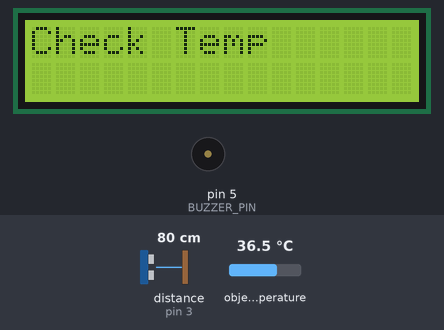
Bench run of a sketch on a simulated Arduino Uno, built with avr-gcc and run on an emulated ATmega328P. On the bench: 16×2 character LCD, buzzer (waves = sounding). The inputs (shaded band) are chosen by the test bench; at power-on: distance to the obstacle (sensor on pin 3) 80 cm, object temperature 36.5 °C.

Above: at 1.2 s.
1.3 s: distance to the obstacle (sensor on pin 3) set to 11 cm
4.3 s: distance to the obstacle (sensor on pin 3) set to 8 cm
At 7.4 s:
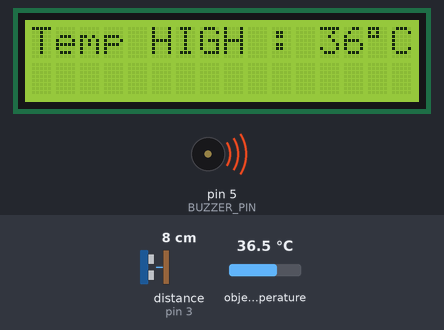
At 10.6 s:
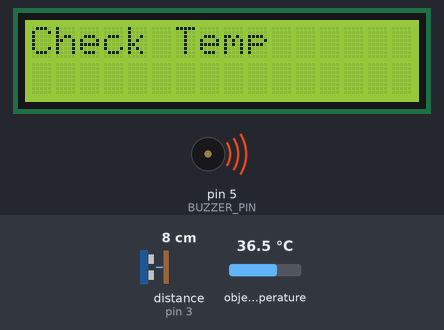
Timing chart, 0 to 12.1 s (numbered marks = the images above; inputs shaded):
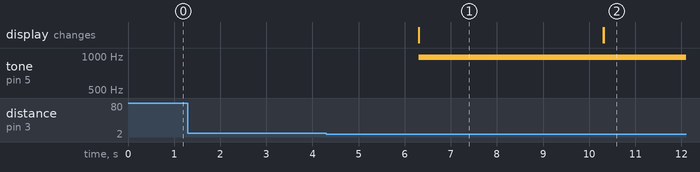

Measured:
- the behaviour switches between 10 and 9 cm on distance to the obstacle (sensor on pin 3) (found by bisection; images 0 and 1)
- after the input at 1.3 s, every drawn part: stays the same
- after the input at 4.3 s, tone on pin 5 (BUZZER_PIN): silent → 977 Hz after 2.0 s; the display: changes after 2.0 s (image 1)
- what the display in image 1 shows lasts 4.0 s, from 6.3 s to 10.3 s

The sketch:

temperature_sensor_with_LCD.ino
```cpp
#include <NewPing.h>
#include <Adafruit_MLX90614.h>
#include <LiquidCrystal.h>
#define BUZZER_PIN 5
#define CUT_OFF_TEMPERATURE 25 //This is temperature in degreeC
#define DISTANCE_TO_CHECK 10 //This is in cm
NewPing ultrasonicSensor(2,3,400); //Ultrasonic sensor pins
Adafruit_MLX90614 mlx = Adafruit_MLX90614();
const int rs = 8, en = 9, d4 = 10, d5 = 11, d6 = 12, d7 = 13;
LiquidCrystal lcd(rs, en, d4, d5, d6, d7);
void setup()
{
 lcd.begin(16, 2);
 lcd.clear();

 analogWrite(BUZZER_PIN, 0);
 mlx.begin();
}
void tempHighTone()
{
 for (int i = 0; i < 10; i++)
 {
 analogWrite(BUZZER_PIN,100);
 delay(100);
 analogWrite(BUZZER_PIN,0);
 delay(100);
 }
}
void tempOkTone()
{
 analogWrite(BUZZER_PIN, 100);
 delay(2000);
 analogWrite(BUZZER_PIN, 0);
}
void loop()
{
 String displayString;
 lcd.setCursor(0, 0);
 lcd.print("Check Temp");

 int distance = ultrasonicSensor.ping_cm();
 if (distance > 0 && distance < DISTANCE_TO_CHECK)
 {
 delay(2000);
 float temperature = mlx.readObjectTempC();
 distance = ultrasonicSensor.ping_cm();
 if (distance > 0 && distance < DISTANCE_TO_CHECK && temperature <= CUT_OFF_TEMPERATURE)
 {
 displayString = displayString + "Temp OK : " + int(temperature);
 lcd.clear();
 lcd.setCursor(0, 0);
 lcd.print(displayString); lcd.print((char)223); lcd.print("C");
 tempOkTone();
 delay(2000);
 lcd.clear();
 }
 else if ( !(distance > 0 && distance < DISTANCE_TO_CHECK))
 {
 }
 else
 {
 displayString = displayString + "Temp HIGH : " + int(temperature);
 lcd.clear();
 lcd.setCursor(0, 0);
 lcd.print(displayString); lcd.print((char)223); lcd.print("C");
 tempHighTone();
 delay(2000);
 lcd.clear();
 }
 }
}
```
